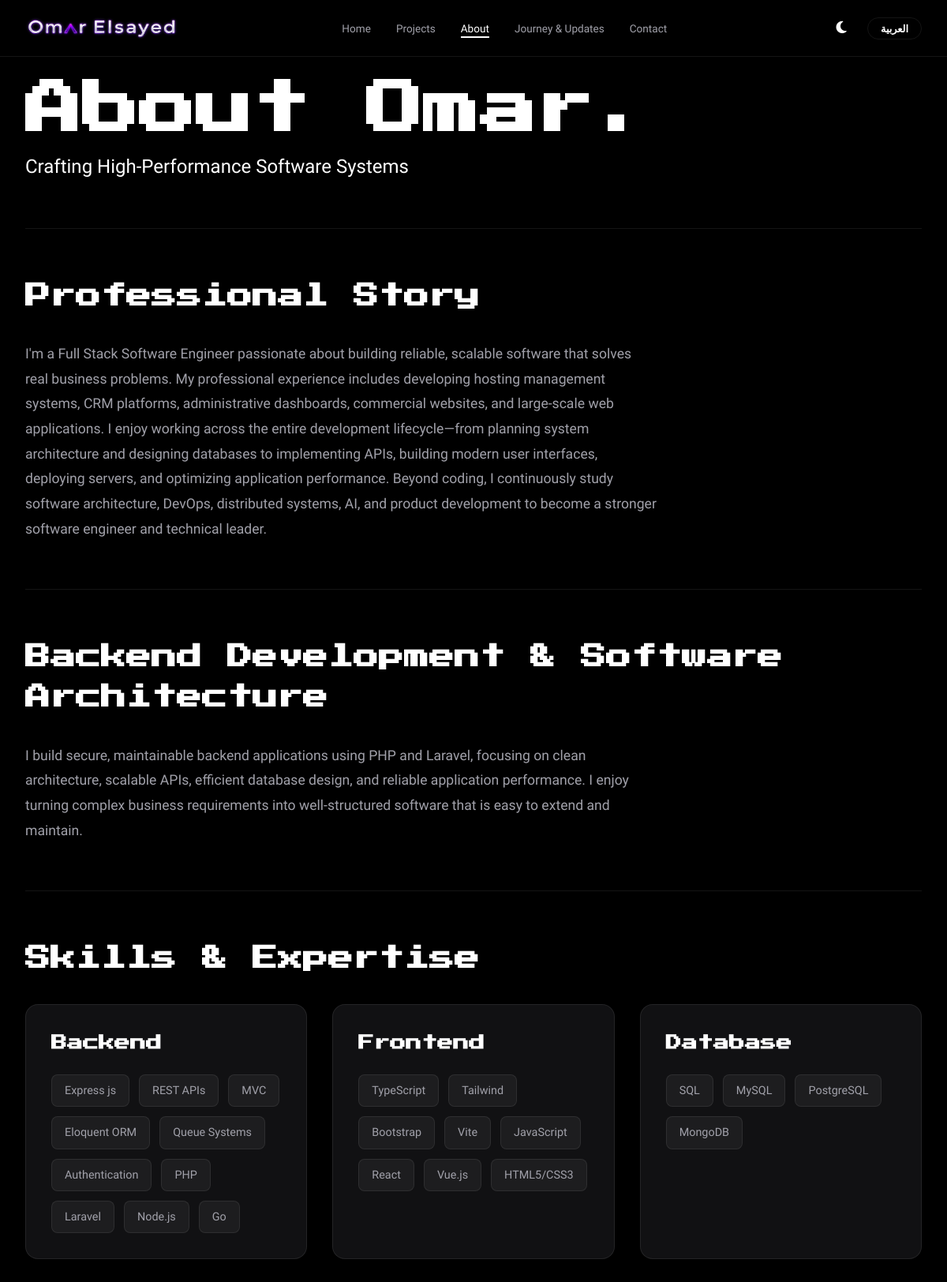
/about (upper part), run on the app's committed database.
### tables this page shows
CREATE TABLE `translations` (
  `id` int NOT NULL AUTO_INCREMENT,
  `msgid` varchar(255) NOT NULL,
  `en` text,
  `ar` text,
  `created_at` timestamp NULL DEFAULT CURRENT_TIMESTAMP,
  PRIMARY KEY (`id`),
  UNIQUE KEY `msgid` (`msgid`)
);

CREATE TABLE `skills` (
  `id` int NOT NULL AUTO_INCREMENT,
  `category` varchar(50) NOT NULL,
  `name_en` varchar(255) NOT NULL,
  `name_ar` varchar(255) DEFAULT NULL,
  `sort_order` int DEFAULT '0',
  `created_at` timestamp NULL DEFAULT CURRENT_TIMESTAMP,
  PRIMARY KEY (`id`)
);

### public/index.php (called while the page is built, shortened)
<?php
require_once APP_PATH . '/helpers.php';
spl_autoload_register(function ($class) {
    $path = BASE_PATH . '/' . str_replace('\\', '/', $class) . '.php';
});
require_once APP_PATH . '/Router.php';
$router = new app\Router();
$router->add('', 'app\controllers\HomeController', 'index');
$router->add('about', 'app\controllers\AboutController', 'index');
$router->add('projects', 'app\controllers\ProjectController', 'index');
$router->add('projects/:slug', 'app\controllers\ProjectController', 'detail');
$router->add('blog', 'app\controllers\BlogController', 'index');
$router->add('contact', 'app\controllers\ContactController', 'index');
$router->add('contact/submit', 'app\controllers\ContactController', 'submit');
$router->add('lang', 'app\controllers\Controller', 'switchLang');
$url = $_GET['url'] ?? '';
$router->dispatch($url);

### app/controllers/AboutController.php (called while the page is built, shortened)
<?php
class AboutController extends Controller
{
    public function index()
    {
        $this->render('about', [
            'title_key' => 'nav_about',
            'active_page' => 'about'
        ]);
    }
}

### app/helpers.php (called while the page is built, shortened)
<?php
function translate($msgid) {
    $lang = $_SESSION['lang'] ?? $_COOKIE['lang'] ?? 'en';
    return Translation::get($msgid, $lang);
}
function t($msgid) {
    $text = translate($msgid);
    $is_admin = isset($_SESSION['admin_user_id']);
    return $text;
}
function get_current_lang() {
    return $_SESSION['lang'] ?? $_COOKIE['lang'] ?? 'en';
}
function is_rtl() {
    return get_current_lang() === 'ar';
}

### app/models/Translation.php (called while the page is built, shortened)
<?php
class Translation extends Model
{
    public static function get($msgid, $lang = 'en')
    {
        $sql = "SELECT `$lang` FROM translations WHERE msgid = ? LIMIT 1";
        $stmt = self::query($sql, [$msgid]);
        $result = $stmt->fetch();
        return $result[$lang] ?? $msgid;
    }
}

### app/models/Model.php (called while the page is built, shortened)
<?php
abstract class Model
{
    protected static $db;
    public static function connect()
    {
        if (self::$db === null) {
            $host = getenv('DB_HOST') !== false ? getenv('DB_HOST') : 'localhost';
            $name = getenv('DB_NAME') !== false ? getenv('DB_NAME') : 'portfolio';
            $user = getenv('DB_USER') !== false ? getenv('DB_USER') : 'root';
            $pass = getenv('DB_PASS') !== false ? getenv('DB_PASS') : 'root';
            try {
                self::$db = new PDO("mysql:host=$host;dbname=$name;charset=utf8mb4", $user, $pass);
                self::$db->setAttribute(PDO::ATTR_ERRMODE, PDO::ERRMODE_EXCEPTION);
                self::$db->setAttribute(PDO::ATTR_DEFAULT_FETCH_MODE, PDO::FETCH_ASSOC);
                self::$db->exec("SET NAMES utf8mb4");
            } catch (PDOException $e) {
                die("Connection failed: " . $e->getMessage());
            }
        }
        return self::$db;
    }
    protected static function query($sql, $params = [])
    {
        $stmt = self::connect()->prepare($sql);
        $stmt->execute($params);
        return $stmt;
    }
}

### app/models/Skill.php (called while the page is built, shortened)
<?php
class Skill extends Model {
    public static function all() {
        return self::query("SELECT * FROM skills ORDER BY category, sort_order, id")->fetchAll();
    }
    public static function getGrouped() {
        $skills = self::all();
        $grouped = [];
        foreach ($skills as $skill) {
            $grouped[$skill['category']][] = $skill;
        }
        return $grouped;
    }
}

### app/views/about.php (the view, shortened to what this page needs)
<?php
include PARTIAL_PATH . '/header.php';
$lang = get_current_lang();
$skills = Skill::getGrouped();
$categories = [
    'backend' => 'skill_backend',
    'frontend' => 'skill_frontend',
    'database' => 'skill_database',
    'devops' => 'skill_devops',
];
?>
<section class="about-hero" id="about-hero">
    <div class="container about-hero-container">
        <div class="about-hero-content">
            <h1 class="about-heading"><?= t('about_heading') ?></h1>
            <p class="about-subtitle accent-text"><?= t('about_subtitle') ?></p>
        </div>
    </div>
</section>
<div class="container">
    <section class="about-section" id="about-story">
        <h2 class="about-section-title"><?= t('about_pro_story_title') ?></h2>
        <p class="about-section-text"><?= t('about_pro_story') ?></p>
    </section>
    <section class="about-section" id="about-arch">
        <h2 class="about-section-title"><?= t('about_arch_title') ?></h2>
        <p class="about-section-text"><?= t('about_arch_desc') ?></p>
    </section>
    <section class="about-section about-skills-section" id="about-skills">
        <h2 class="about-section-title"><?= t('about_skills_title') ?></h2>
        <div class="skills-grid-new">
            <?php foreach ($categories as $catKey => $catMsgId): ?>
            <div class="skill-card" data-category="<?= $catKey ?>">
                <h3 class="skill-category"><?= t($catMsgId) ?></h3>
                <ul class="skill-list-new" id="skill-list-<?= $catKey ?>">
                    <?php if (isset($skills[$catKey])): ?>
                        <?php foreach ($skills[$catKey] as $skill): ?>
                        <li data-skill-id="<?= $skill['id'] ?>">
                            <?= htmlspecialchars($skill['name_' . $lang]) ?>
                        </li>
                        <?php endforeach; ?>
                    <?php endif; ?>
                </ul>
            </div>
            <?php endforeach; ?>
        </div>
    </section>
</div>
<?php include PARTIAL_PATH . '/footer.php'; ?>

### app/Router.php (shortened to what this page needs)
<?php
class Router
{
    protected $routes = [];
    public function add($url, $controller, $action)
    {
        $this->routes[$url] = [
            'controller' => $controller,
            'action' => $action
        ];
    }
    public function dispatch($url)
    {
        $url = trim($url, '/');
        foreach ($this->routes as $routeUrl => $routeData) {
            $pattern = preg_replace('/:[a-zA-Z0-9_]+/', '([^/]+)', $routeUrl);
            $pattern = '#^' . $pattern . '$#';
            if (preg_match($pattern, $url, $matches)) {
                array_shift($matches);
                $controllerName = $routeData['controller'];
                $action = $routeData['action'];
                if (class_exists($controllerName)) {
                    $controller = new $controllerName();
                    if (method_exists($controller, $action)) {
                        call_user_func_array([$controller, $action], $matches);
                        return;
                    } else {
                        $this->abort(404, "Action '$action' not found in controller '$controllerName'");
                    }
                } else {
                    $this->abort(404, "Controller '$controllerName' not found");
                }
            }
        }
    }
}

### partials/header.php (shortened to what this page needs)
<!DOCTYPE html>
<html lang="<?= get_current_lang() ?>" dir="<?= is_rtl() ? 'rtl' : 'ltr' ?>">
<head>
    <link rel="stylesheet" href="https://cdnjs.cloudflare.com/ajax/libs/font-awesome/6.4.0/css/all.min.css">
    <link rel="stylesheet" href="/assets/css/style.css">
</head>
<body class="<?= $_COOKIE['theme'] ?? 'dark' ?>-mode">
    <header id="site-header">
        <nav class="container">
            <div class="logo">
                <a href="/"><img src="/assets/images/brand/logo-text.webp" alt="<?= htmlspecialchars(translate('hero_name')) ?>" width="1200" height="186"></a>
            </div>
            <ul class="nav-links" id="nav-links">
                <li><a href="/" class="<?= ($active_page === 'home') ? 'active' : ''; ?>"><?= t('nav_home') ?></a></li>
                <li><a href="/projects" class="<?= ($active_page === 'projects') ? 'active' : ''; ?>"><?= t('nav_projects') ?></a></li>
                <li><a href="/about" class="<?= ($active_page === 'about') ? 'active' : ''; ?>"><?= t('nav_about') ?></a></li>
                <li><a href="/blog" class="<?= ($active_page === 'blog') ? 'active' : ''; ?>"><?= t('nav_blog') ?></a></li>
                <li><a href="/contact" class="<?= ($active_page === 'contact') ? 'active' : ''; ?>"><?= t('nav_contact') ?></a></li>
            </ul>
            <div class="header-actions">
                <button id="theme-toggle" class="icon-btn" aria-label="Toggle theme">
                    <i class="fas fa-moon"></i>
                </button>
                <div class="lang-switcher">
                    <?php if (get_current_lang() === 'en'): ?>
                        <a href="/lang?lang=ar" class="lang-link" id="lang-switch">العربية</a>
                    <?php else: ?>
                        <a href="/lang?lang=en" class="lang-link" id="lang-switch">English</a>
                    <?php endif; ?>
                </div>
            </div>
        </nav>
    </header>
    <main>

### public/assets/css/style.css (style rules this page uses)
:root { --primary: #fff; --accent: #a855f7; --bg: #000; --bg-surface: #0c0c0e; --text: #fff; --text-muted: #a1a1aa; --border: rgba(255, 255, 255, .08); --card-bg: #111113; --font-main: 'Actor', sans-serif; --font-heading: 'Press Start 2P', system-ui; --container-width: 1200px; --header-height: 72px; --ease: cubic-bezier(.4, 0, .2, 1); --transition: all .35s var(--ease); }
*, *::before, *::after { margin: 0; padding: 0; box-sizing: border-box }
html { scroll-behavior: smooth; -webkit-font-smoothing: antialiased }
body { background: var(--bg); color: var(--text); font-family: var(--font-main); font-size: 16px; line-height: 1.6; overflow-x: hidden; transition: background .5s ease, color .5s ease; min-height: 100vh }
img { max-width: 100%; display: block }
a { color: inherit; text-decoration: none }
.container { max-width: var(--container-width); margin: 0 auto; padding: 0 2rem }
header { height: var(--header-height); display: flex; align-items: center; position: fixed; top: 0; width: 100%; z-index: 1000; background: rgba(0, 0, 0, .5); backdrop-filter: blur(20px); -webkit-backdrop-filter: blur(20px); border-bottom: 1px solid var(--border) }
nav { display: flex; justify-content: space-between; align-items: center; width: 100% }
.logo a { font-family: var(--font-heading); font-size: 1.3rem; font-weight: 600; color: var(--text); letter-spacing: -.02em; transition: var(--transition) }
.logo img { height: 30px; width: auto }
.nav-links { display: flex; list-style: none; gap: 2rem }
.nav-links a { color: var(--text-muted); font-size: .85rem; font-weight: 500; transition: var(--transition); position: relative }
.nav-links a::after { content: ''; position: absolute; bottom: -4px; left: 0; width: 0; height: 1.5px; background: var(--text); transition: width .3s var(--ease) }
.nav-links a:hover::after, .nav-links a.active::after { width: 100% }
.nav-links a:hover, .nav-links a.active { color: var(--text) }
.header-actions { display: flex; align-items: center; gap: 1.25rem }
.icon-btn { background: none; border: none; color: var(--text); font-size: 1.1rem; cursor: pointer; transition: var(--transition); padding: .4rem; border-radius: 8px }
.lang-link { color: var(--text); font-weight: 600; font-size: .8rem; padding: .35rem 1rem; border: 1px solid var(--border); border-radius: 99px; transition: var(--transition) }
.about-hero { padding: 100px 0 60px; overflow: hidden; }
.about-hero-container { display: flex; align-items: center; justify-content: space-between; gap: 4rem; }
.about-hero-content { flex: 1; }
.about-heading { font-family: var(--font-heading); font-size: clamp(3rem, 6vw, 5rem); font-weight: 800; margin-bottom: 1rem; line-height: 1.1; }
.about-subtitle { font-size: 1.5rem; font-weight: 500; max-width: 600px; line-height: 1.4; }
.about-section { padding: 60px 0; border-top: 1px solid var(--border); }
.about-section-title { font-family: var(--font-heading); font-size: 2rem; font-weight: 700; margin-bottom: 2rem; }
.about-section-text { font-size: 1.1rem; line-height: 1.8; color: var(--text-muted); max-width: 800px; }
.skills-grid-new { display: grid; grid-template-columns: repeat(auto-fit, minmax(280px, 1fr)); gap: 2rem; }
.skill-card { background: var(--card-bg); border: 1px solid var(--border); padding: 2rem; border-radius: 16px; transition: var(--transition); }
.skill-category { font-family: var(--font-heading); font-size: 1.25rem; margin-bottom: 1.5rem; color: var(--text); }
.skill-list-new { list-style: none; display: flex; flex-wrap: wrap; gap: 0.75rem; }
.skill-list-new li { background: rgba(255, 255, 255, 0.05); padding: 0.5rem 1rem; border-radius: 8px; font-size: 0.9rem; color: var(--text-muted); border: 1px solid var(--border); }

### data on the page
translations: en "Home"
translations: en "Projects"
translations: en "About"
translations: en "Journey & Updates"
translations: en "Contact"
translations: en "About Omar."
translations: en "Crafting High-Performance Software Systems"
translations: en "Professional Story"
translations: en "I'm a Full Stack Software Engineer passionate about building reliable, scalable software that solves real business problems. My professional experience includes developing hosting management systems, CRM platforms, administrative dashboards, commercial websites, and large-scale web applications. I enjoy working across the entire development lifecycle—from planning system architecture and designing databases to implementing APIs, building modern user interfaces, deploying servers, and optimizing application performance. Beyond coding, I continuously study software architecture, DevOps, distributed systems, AI, and product development to become a stronger software engineer and technical…"
translations: en "Backend Development & Software Architecture"
translations: en "I build secure, maintainable backend applications using PHP and Laravel, focusing on clean architecture, scalable APIs, efficient database design, and reliable application performance. I enjoy turning complex business requirements into well-structured software that is easy to extend and maintain."
translations: en "Skills & Expertise"
translations: en "Backend"
skills: name_en "Express js"
skills: name_en "REST APIs"
skills: name_en "MVC"
skills: name_en "Eloquent ORM"
skills: name_en "Queue Systems"
skills: name_en "Authentication"
skills: name_en "PHP"
skills: name_en "Laravel"
skills: name_en "Node.js"
skills: name_en "Go"
translations: en "Frontend"
skills: name_en "TypeScript"
skills: name_en "Tailwind"
skills: name_en "Bootstrap"
skills: name_en "Vite"
skills: name_en "JavaScript"
skills: name_en "React"
skills: name_en "Vue.js"
skills: name_en "HTML5/CSS3"
translations: en "Database"
skills: name_en "SQL"
skills: name_en "MySQL"
skills: name_en "PostgreSQL"
skills: name_en "MongoDB"
